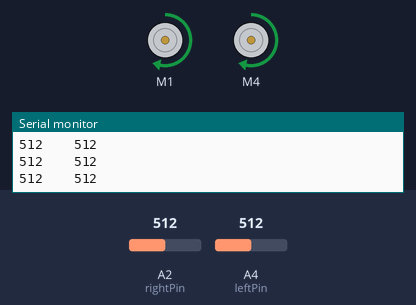
Recording of a sketch running on a simulated Arduino Uno, built with avr-gcc and run on an emulated ATmega328P. Parts: 2 × DC motor (green arrow = forward, orange = backward, longer = faster), the last lines printed to the serial monitor. Inputs (shaded band) come from the test bench; at power-on: A4 (leftPin) = 512, A2 (rightPin) = 512.

Above: at 1.2 s.
1.3 s: A4 (leftPin) set to 488
At 2.2 s:
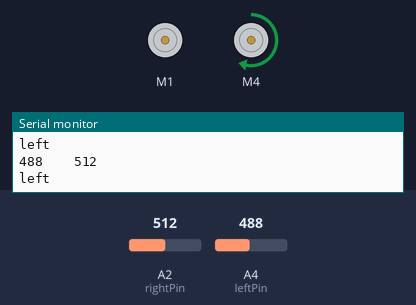
2.8 s: A2 (rightPin) set to 489
At 3.1 s:
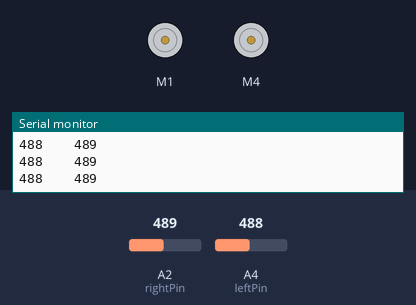
4.3 s: A4 (leftPin) set to 510
At 4.6 s:
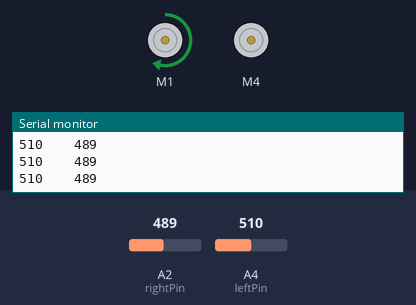
5.8 s: A4 (leftPin) set to 490
At 6.9 s:
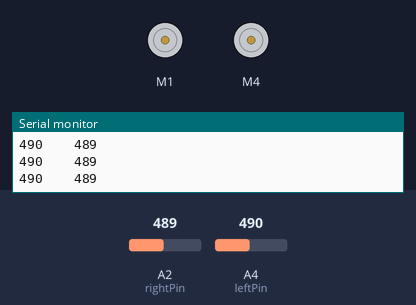
8.8 s: A4 (leftPin) set to 511
At 10.0 s:
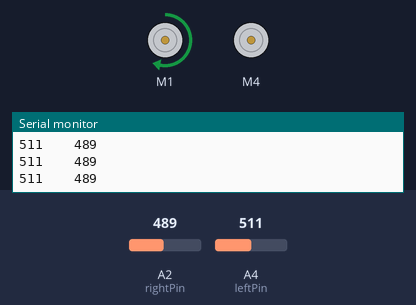
10.3 s: A2 (rightPin) set to 109
11.8 s: A2 (rightPin) set to 88
Timing chart, 0 to 14.3 s (numbered marks = the images above; inputs shaded):
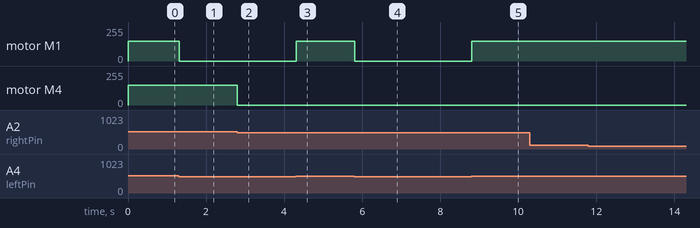

The sketch:

Line_Tracer_2WD.ino
```cpp
#include <AFMotor.h>

AF_DCMotor motorLeft(1, MOTOR12_1KHZ);
AF_DCMotor motorRight(4, MOTOR12_1KHZ);

const int rightThresh = 500;
const int leftThresh = 500;

const int rightPin = A2;
const int leftPin = A4;

void setup()
{
    pinMode(rightPin, INPUT);
    pinMode(leftPin, INPUT);
    Serial.begin(9600);
}

void loop()
{
    int rightValue = analogRead(rightPin);
    int leftValue = analogRead(leftPin);

    if (rightValue >= rightThresh) {
        if (leftValue >= leftThresh) {
            motorLeft.setSpeed(150);
            motorRight.setSpeed(150);
        }

        else {
            Serial.println("left");
            motorLeft.setSpeed(0);
            motorRight.setSpeed(150);
        }

    }

    else {
        if (leftValue >= leftThresh) {
            motorLeft.setSpeed(150);
            motorRight.setSpeed(0);
        }

        else {
            motorLeft.setSpeed(0);
            motorRight.setSpeed(0);

        }

    }
    motorRight.run(FORWARD);
    motorLeft.run(FORWARD);
    delay(10);
    Serial.print(leftValue);
    Serial.print("    ");
    Serial.println(rightValue);

}
```

Measured:
- the behaviour switches between 500 and 499 on A4 (leftPin) (found by bisection; images 0 and 1)
- the behaviour switches between 500 and 499 on A2 (rightPin) (found by bisection; images 1 and 2)
- after the input at 1.3 s, motor M1: forward 150/255 → stopped at once
- after the input at 2.8 s, motor M4: forward 150/255 → stopped at once
- after the input at 4.3 s, motor M1: stopped → forward 150/255 at once
- after the input at 5.8 s, motor M1: forward 150/255 → stopped at once
- after the input at 8.8 s, motor M1: stopped → forward 150/255 at once
